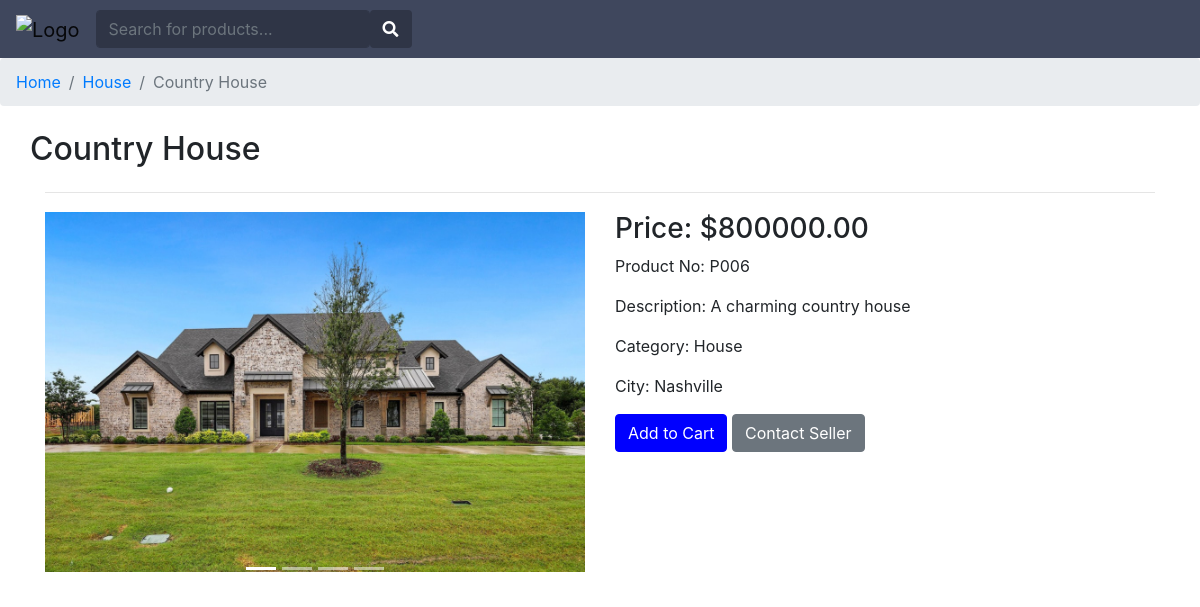
The page /product/6/ on the database its author committed.
### ecommerce_app/models.py (models this page shows, shortened)
class Product(models.Model):
    product_no = models.CharField(max_length=10)
    name = models.CharField(max_length=255, default='Ürün Adı')
    description = models.TextField()
    price = models.DecimalField(max_digits=10, decimal_places=2)
    image = models.ImageField(upload_to='products/')
    category = models.CharField(max_length=50)
    created_at = models.DateTimeField(auto_now_add=True)
    city = models.CharField(max_length=50, default='İstanbul')

### ecommerce_app/views.py (the view)
# urls.py: path('product/<int:product_id>/', views.product_detail, name='product_detail'),
def product_detail(request, product_id):
    product = get_object_or_404(Product, pk=product_id)
    categories_with_counts = Product.objects.values('category').annotate(count=Count('category')).order_by('-count')[:5]
    return render(request, 'product_detail.html', {'product': product, 'categories_with_counts': categories_with_counts})

### ecommerce_app/templates/product_detail.html (shortened to what this page needs)
<!DOCTYPE html>
<html lang="en">
<head>
    <link rel="stylesheet" href="https://stackpath.bootstrapcdn.com/bootstrap/4.5.2/css/bootstrap.min.css">
</head>
<body>
<nav class="navbar navbar-expand-lg navbar-light" style="background-color: #3f475d;">
    {% load static %}
    <a class="navbar-brand" href="/"><img src="/static/images/logo.png" alt="Logo" width="200" height="50"></a>
    <ul class="navbar-nav mr-auto">
        <li class="nav-item">
            <form action="{% url 'home' %}" method="GET" class="form-inline search-form">
                <input type="text" name="q" class="form-control" placeholder="Search for products..." value="{{ query }}" style="background-color: #2f3546; border-color: #2f3546;">
                <button type="submit" class="btn" style="background-color: #2f3546;">
                    <i class="fas fa-search" style="color: #ffffff;"></i>
                </button>
            </form>
        </li>
    </ul>
</nav>
<nav aria-label="breadcrumb">
    <ol class="breadcrumb">
        <li class="breadcrumb-item"><a href="/">Home</a></li>
        <li class="breadcrumb-item"><a href="{% url 'category_search' product.category %}">{{ product.category }}</a></li>
        <li class="breadcrumb-item active" aria-current="page">{{ product.name }}</li>
    </ol>
</nav>
<div class="container mt-4">
    <div class="row">
        <h2>{{ product.name }}</h2>
    </div>
    <hr style="height: 3px;"/>
    <div class="row">
        <div class="col-md-6">
            <img src="/{{ product.image }}" class="img-fluid" alt="2023 BMW 320i M SPORT BROOKLYN GRİ 21.000 KM %20KDV">
            <div id="carouselExampleIndicators" class="carousel slide mt-4" data-ride="carousel">
                <ol class="carousel-indicators">
                  <li data-target="#carouselExampleIndicators" data-slide-to="0" class="active"></li>
                  <li data-target="#carouselExampleIndicators" data-slide-to="1"></li>
                  <li data-target="#carouselExampleIndicators" data-slide-to="2"></li>
                  <li data-target="#carouselExampleIndicators" data-slide-to="3"></li>
                </ol>
              </div>
        </div>
        <div class="col-md-6">
            <h3>Price: ${{ product.price }}</h3>
            <p>Product No: {{ product.product_no }}</p>
            <p>Description: {{ product.description }}</p>
            <p>Category: {{ product.category }}</p>
            <p>City: {{ product.city }}</p>
            <button class="btn btn-primary"  style="background-color: blue; border-color: blue;">Add to Cart</button>
            <button type="button" class="btn btn-secondary" data-toggle="modal" data-target="#contactModal">
                Contact Seller
              </button>
        </div>
    </div>
</div>
<link rel="stylesheet" href="https://cdnjs.cloudflare.com/ajax/libs/font-awesome/5.14.0/css/all.min.css" />
</body>
</html>

### rows shown on the page
Product: category "House", name "Country House", image (picture), price "800000.00", product_no "P006", description "A charming country house", city "Nashville"
